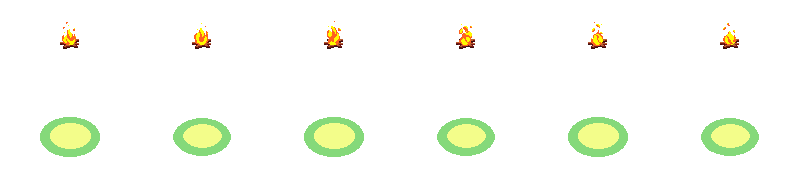
#> input picture bonfire.png, 792 x 184 px
$ python -i conv_img_to_spr.py   (imports and definitions only)
#> lines starting #> are read from the running program, lines starting #| are printed output that depends on the picture

#!/usr/bin/env python3
"""
Image to Sprite Converter - GUI Version
Converts any image format to .spr sprite format based on Half-Life 1 sprite specification.
"""

import struct
import sys
import os
from PIL import Image, ImageTk
import argparse
import tkinter as tk
from tkinter import ttk, filedialog, messagebox, scrolledtext
import threading

class SpriteConverter:
    def __init__(self):
        self.SPRITE_ID = b'IDSP'  # Format ID
        self.VERSION = 2          # HL1 sprite version
        self.TYPE_VP_PARALLEL_UPRIGHT = 0
        self.TYPE_FACING_UPRIGHT = 1
        self.TYPE_VP_PARALLEL = 2
        self.TYPE_ORIENTED = 3
        self.TYPE_VP_PARALLEL_ORIENTED = 4

        self.TEXT_NORMAL = 0
        self.TEXT_ADDITIVE = 1
        self.TEXT_INDEXALPHA = 2
        self.TEXT_ALPHTEST = 3

        # Frame types
        self.FRAME_TYPE_SINGLE = 0
        self.FRAME_TYPE_GROUP = 2

    def create_palette(self, image, preserve_transparency=True):
        """Create a 256-color palette from the image with optional transparency support."""
        has_transparency = False
        transparency_index = 255  # Reserve last color for transparency

        # Check if image has transparency
        if image.mode in ('RGBA', 'LA') or 'transparency' in image.info:
            has_transparency = True

        # Convert to appropriate mode for palette generation
        if has_transparency and preserve_transparency:
            if image.mode != 'RGBA':
                image = image.convert('RGBA')
            # Create a version without fully transparent pixels for palette generation
            palette_image = Image.new('RGB', image.size, (0, 0, 0))
            for x in range(image.width):
                for y in range(image.height):
                    pixel = image.getpixel((x, y))
                    if len(pixel) >= 4 and pixel[3] > 0:  # Not fully transparent
                        palette_image.putpixel((x, y), pixel[:3])

            # Quantize to 255 colors (reserve one for transparency)
            quantized = palette_image.quantize(colors=255, method=Image.Quantize.MEDIANCUT)
            palette = quantized.getpalette()
        else:
            # Standard RGB handling
            if image.mode != 'RGB':
                image = image.convert('RGB')
            quantized = image.quantize(colors=256, method=Image.Quantize.MEDIANCUT)
            palette = quantized.getpalette()

        # Ensure we have exactly 256 colors (768 bytes for RGB)
        if len(palette) < 768:
            palette.extend([0] * (768 - len(palette)))
        elif len(palette) > 768:
            palette = palette[:768]

        # Set transparency color (typically magenta for sprite transparency)
        if has_transparency and preserve_transparency:
            palette[transparency_index * 3:transparency_index * 3 + 3] = [255, 0, 255]  # Magenta

        return palette, quantized, has_transparency, transparency_index

    def extract_frames_from_image(self, image, frame_width, frame_height,
                                 frames_layout='auto', frames_count=None):
        """Extract multiple frames from an image."""
        frames = []

        if frames_layout == 'single':
            # Single frame - resize if needed
            if image.size != (frame_width, frame_height):
                image = image.resize((frame_width, frame_height), Image.Resampling.LANCZOS)
            frames.append(image)

        elif frames_layout == 'horizontal':
            # Horizontal strip (frames arranged left to right)
            if frames_count is None:
                frames_count = image.width // frame_width

            for i in range(frames_count):
                left = i * frame_width
                right = left + frame_width
                if right > image.width:
                    break

                frame = image.crop((left, 0, right, image.height))
                if frame.height != frame_height:
                    frame = frame.resize((frame_width, frame_height), Image.Resampling.LANCZOS)
                frames.append(frame)

        elif frames_layout == 'vertical':
            # Vertical strip (frames arranged top to bottom)
            if frames_count is None:
                frames_count = image.height // frame_height

            for i in range(frames_count):
                top = i * frame_height
                bottom = top + frame_height
                if bottom > image.height:
                    break

                frame = image.crop((0, top, image.width, bottom))
                if frame.width != frame_width:
                    frame = frame.resize((frame_width, frame_height), Image.Resampling.LANCZOS)
                frames.append(frame)

        elif frames_layout == 'grid':
            # Grid layout (requires frames_count to determine grid size)
            if frames_count is None:
                frames_count = 1

            # Calculate grid dimensions
            cols = int((image.width + frame_width - 1) // frame_width)
            rows = int((image.height + frame_height - 1) // frame_height)
            max_possible_frames = cols * rows

            actual_frames = min(frames_count, max_possible_frames)

            for i in range(actual_frames):
                col = i % cols
                row = i // cols

                if row >= rows:
                    break

                left = col * frame_width
                top = row * frame_height
                right = min(left + frame_width, image.width)
                bottom = min(top + frame_height, image.height)

                frame = image.crop((left, top, right, bottom))
                if frame.size != (frame_width, frame_height):
                    frame = frame.resize((frame_width, frame_height), Image.Resampling.LANCZOS)
                frames.append(frame)

        elif frames_layout == 'auto':
            # Auto-detect based on image dimensions and frame size
            if image.width >= image.height:
                # Wider image - assume horizontal strip
                return self.extract_frames_from_image(image, frame_width, frame_height, 'horizontal', frames_count)
            else:
                # Taller image - assume vertical strip
                return self.extract_frames_from_image(image, frame_width, frame_height, 'vertical', frames_count)

        return frames

    def parse_group_config(self, group_config, total_frames):
        """Parse group configuration string into frame groups with intervals."""
        if not group_config:
            return None

        groups = {}

        # Split by semicolon for different groups
        group_parts = group_config.split(';')

        for group_part in group_parts:
            group_part = group_part.strip()
            if not group_part:
                continue

            # Parse group format: "group_id:frame_start-frame_end:interval1,interval2,..."
            # or "group_id:frame_indices:intervals"
            parts = group_part.split(':')
            if len(parts) < 2:
                continue

            try:
                group_id = int(parts[0])

                # Parse frame specification
                if '-' in parts[1]:
                    # Range format: "0-3" means frames 0,1,2,3
                    start, end = map(int, parts[1].split('-'))
                    frame_indices = list(range(start, end + 1))
                else:
                    # Comma-separated indices: "0,2,4"
                    frame_indices = [int(x.strip()) for x in parts[1].split(',')]

                # Parse intervals
                intervals = []
                if len(parts) >= 3 and parts[2]:
                    intervals = [float(x.strip()) for x in parts[2].split(',')]
                else:
                    # Default intervals (0.1 seconds per frame)
                    intervals = [0.1] * len(frame_indices)

                # Extend or trim intervals to match frame count
                if len(intervals) < len(frame_indices):
                    intervals.extend([intervals[-1] if intervals else 0.1] * (len(frame_indices) - len(intervals)))
                elif len(intervals) > len(frame_indices):
                    intervals = intervals[:len(frame_indices)]

                groups[group_id] = {
                    'frames': frame_indices,
                    'intervals': intervals
                }

            except (ValueError, IndexError) as e:
                print(f"Warning: Invalid group specification '{group_part}': {e}")
                continue

        return groups if groups else None

    def write_frame_pixels(self, f, frame, palette, has_transparency_final,
                          preserve_transparency, transparency_index):
        """Write frame pixel data to file."""
        if has_transparency_final and preserve_transparency:
            if frame.mode != 'RGBA':
                frame = frame.convert('RGBA')

            # Create indexed version with transparency handling
            for y in range(frame.height):
                for x in range(frame.width):
                    pixel = frame.getpixel((x, y))
                    if len(pixel) >= 4:  # RGBA
                        r, g, b, a = pixel
                        if a < 128:  # Treat as transparent
                            f.write(struct.pack('B', transparency_index))
                        else:
                            # Find closest palette color
                            closest_idx = 0
                            min_dist = float('inf')
                            for pal_idx in range(255):  # Don't use transparency index
                                pal_r = palette[pal_idx * 3]
                                pal_g = palette[pal_idx * 3 + 1]
                                pal_b = palette[pal_idx * 3 + 2]
                                dist = (r - pal_r) ** 2 + (g - pal_g) ** 2 + (b - pal_b) ** 2
                                if dist < min_dist:
                                    min_dist = dist
                                    closest_idx = pal_idx
                            f.write(struct.pack('B', closest_idx))
                    else:  # RGB
                        f.write(struct.pack('B', 0))  # Default to first palette color
        else:
            # Standard RGB handling
            if frame.mode != 'RGB':
                frame = frame.convert('RGB')

            # Quantize frame using the shared palette
            quantized_frame = frame.quantize(colors=256, method=Image.Quantize.MEDIANCUT)

            # Write pixel data
            pixel_data = list(quantized_frame.getdata())
            for pixel in pixel_data:
                f.write(struct.pack('B', pixel))

    def convert_image_to_sprite(self, input_path, output_path=None,
                              sprite_type=2, text_format=0,
                              frame_width=None, frame_height=None,
                              frames_layout='single', frames_count=None,
                              preserve_transparency=True, group_config=None):
        """Convert an image to sprite format with group support and intervals."""
#> called with input_path = '../bonfire.png', sprite_type = 2, text_format = 0, frames_layout = 'single', preserve_transparency = True

        if not os.path.exists(input_path):
            raise FileNotFoundError(f"Input file not found: {input_path}")

        # Open and process image
        try:
            image = Image.open(input_path)
#> image is the input picture: PIL image 792x184 RGBA; mean R, G, B, A 16.2, 20.9, 8.6, 15.8
        except Exception as e:
            raise ValueError(f"Cannot open image: {e}")

        # Check if image has transparency
        has_transparency = (image.mode in ('RGBA', 'LA') or 'transparency' in image.info)
#> has_transparency = True

        # Set output path if not provided
        if output_path is None:
            base_name = os.path.splitext(input_path)[0]
            output_path = f"{base_name}.spr"

        # Handle frame dimensions
        if frame_width is None:
            frame_width = image.width
#> frame_width = 792
        if frame_height is None:
            frame_height = image.height
#> frame_height = 184

        # Extract frames from image
        frames = self.extract_frames_from_image(image, frame_width, frame_height,
                                              frames_layout, frames_count)
#> frames = 1 item

        if not frames:
            raise ValueError("No frames could be extracted from the image")

        print(f"Extracted {len(frames)} frames from image")
#| Extracted 1 frames from image
        if has_transparency and preserve_transparency:
            print("Detected transparency - using RGBA mode")

        # Parse group configuration
        groups = self.parse_group_config(group_config, len(frames))

        # Create frame structure
        frame_structure = []
        used_frames = set()

        if groups:
            # Process groups
            for group_id, group_data in sorted(groups.items()):
                frame_indices = group_data['frames']
                intervals = group_data['intervals']

                # Validate frame indices
                valid_indices = [i for i in frame_indices if 0 <= i < len(frames)]
                if not valid_indices:
                    print(f"Warning: Group {group_id} has no valid frame indices")
                    continue

                # Add group frame
                frame_structure.append({
                    'type': self.FRAME_TYPE_GROUP,
                    'group_id': group_id,
                    'frame_indices': valid_indices,
                    'intervals': intervals[:len(valid_indices)]
                })

                used_frames.update(valid_indices)
                print(f"Group {group_id}: frames {valid_indices}, intervals {intervals[:len(valid_indices)]}")

            # Add remaining frames as single frames
            for i in range(len(frames)):
                if i not in used_frames:
                    frame_structure.append({
                        'type': self.FRAME_TYPE_SINGLE,
                        'frame_index': i
                    })
                    print(f"Single frame: {i}")
        else:
            # No groups - all frames are single frames
            for i in range(len(frames)):
                frame_structure.append({
                    'type': self.FRAME_TYPE_SINGLE,
                    'frame_index': i
                })
#> this loop made 1 pass
#> after the loop, frame_structure = 1 item

        # Create combined image for palette generation
        combined_width = frame_width * min(len(frames), 10)
#> combined_width = 792
        combined_height = frame_height
#> combined_height = 184
        if len(frames) > 10:
            combined_height *= (len(frames) + 9) // 10

        combined_mode = 'RGBA' if (has_transparency and preserve_transparency) else 'RGB'
#> combined_mode = 'RGBA'
        combined_image = Image.new(combined_mode, (combined_width, combined_height),
                                 (0, 0, 0, 0) if combined_mode == 'RGBA' else (0, 0, 0))
#> combined_image: PIL image 792x184 RGBA; every value is 0

        # Paste frames into combined image for palette generation
        for i, frame in enumerate(frames[:100]):
            if has_transparency and preserve_transparency:
                if frame.mode != 'RGBA':
                    frame = frame.convert('RGBA')
            else:
                if frame.mode != 'RGB':
                    frame = frame.convert('RGB')

            col = i % 10
            row = i // 10
            x = col * frame_width
            y = row * frame_height
            if x + frame_width <= combined_width and y + frame_height <= combined_height:
                combined_image.paste(frame, (x, y))
#> this loop made 1 pass
#> (col, row, x, y) on pass 1: (0, 0, 0, 0)

        # Create palette from combined image
        palette, _, has_transparency_final, transparency_index = self.create_palette(combined_image, preserve_transparency)
#> in create_palette, `palette_image = Image.new('RGB', image.size, (0, 0, 0))`: palette_image: PIL image 792x184 RGB; every value is 0
#> after the loop in create_palette, `for x in range(image.width):`:
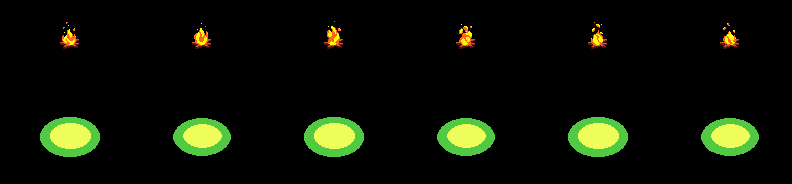
#> palette_image: PIL image 792x184 RGB; mean R, G, B 13.1, 17.8, 5.8
#> in create_palette, `palette = quantized.getpalette()`: palette = [238, 253, 89, 255, 251, 0, 82, 201, 66, 255, 98, 31, 183, 97, 51, 118, 23, 21, 59, 15, 13, 0, 0, 0]
#> palette = 768 values, max 255 at index 3, min 0 at index 5, mean 3.79; has_transparency_final = True; transparency_index = 255

        # Adjust text format for transparency
        if has_transparency_final and preserve_transparency and text_format == 0:
            text_format = self.TEXT_INDEXALPHA

        # Calculate sprite properties
        bounding_radius = max(frame_width, frame_height) / 2.0
#> bounding_radius = 396
        max_width = frame_width
#> max_width = 792
        max_height = frame_height
#> max_height = 184
        nb_sprite_frames = len(frame_structure)  # Number of sprite frames (groups + singles)
#> nb_sprite_frames = 1

        # Write sprite file
        with open(output_path, 'wb') as f:
            # Write sprite header (42 bytes)
            f.write(self.SPRITE_ID)  # 4 bytes
            f.write(struct.pack('<I', self.VERSION))  # 4 bytes
            f.write(struct.pack('<I', sprite_type))  # 4 bytes
            f.write(struct.pack('<I', text_format))  # 4 bytes
            f.write(struct.pack('<f', bounding_radius))  # 4 bytes
            f.write(struct.pack('<I', max_width))  # 4 bytes
            f.write(struct.pack('<I', max_height))  # 4 bytes
            f.write(struct.pack('<I', nb_sprite_frames))  # 4 bytes
            f.write(struct.pack('<f', 0.0))  # beam_length - 4 bytes
            f.write(struct.pack('<I', 0))  # synch_type - 4 bytes
            f.write(struct.pack('<H', 256))  # palette_color_count - 2 bytes

            # Write palette (768 bytes)
            for i in range(0, 768, 3):
                r = palette[i] if i < len(palette) else 0
                g = palette[i+1] if i+1 < len(palette) else 0
                b = palette[i+2] if i+2 < len(palette) else 0
                f.write(struct.pack('BBB', r, g, b))
#> this loop made 256 passes
#> (r, g, b) on passes 1 to 3: (238, 253, 89), (255, 251, 0), (82, 201, 66)

            # Write sprite frames
            for sprite_frame in frame_structure:
                # Write frame type
                f.write(struct.pack('<I', sprite_frame['type']))

                if sprite_frame['type'] == self.FRAME_TYPE_GROUP:
                    # Write group frame
                    frame_indices = sprite_frame['frame_indices']
                    intervals = sprite_frame['intervals']

                    # Write group header
                    f.write(struct.pack('<I', len(frame_indices)))  # nb_frame

                    # Write intervals
                    for interval in intervals:
                        f.write(struct.pack('<f', interval))

                    # Write each frame in group
                    for frame_idx in frame_indices:
                        frame = frames[frame_idx]

                        # Write frame header
                        f.write(struct.pack('<i', 0))  # originX
                        f.write(struct.pack('<i', 0))  # originY
                        f.write(struct.pack('<I', frame_width))  # width
                        f.write(struct.pack('<I', frame_height))  # height

                        # Write pixel data
                        self.write_frame_pixels(f, frame, palette, has_transparency_final,
                                              preserve_transparency, transparency_index)

                else:
                    # Write single frame
                    frame_idx = sprite_frame['frame_index']
                    frame = frames[frame_idx]

                    # Write frame header
                    f.write(struct.pack('<i', 0))  # originX
                    f.write(struct.pack('<i', 0))  # originY
                    f.write(struct.pack('<I', frame_width))  # width
                    f.write(struct.pack('<I', frame_height))  # height

                    # Write pixel data
                    self.write_frame_pixels(f, frame, palette, has_transparency_final,
                                          preserve_transparency, transparency_index)
#> this loop made 1 pass
#> (sprite_frame, frame_idx) on pass 1: ({'type': 0, 'frame_index': 0}, 0)

        print(f"Sprite saved to: {output_path}")
        print(f"Dimensions: {frame_width}x{frame_height}")
#| Dimensions: 792x184
        print(f"Total image frames: {len(frames)}")
#| Total image frames: 1
        print(f"Sprite frames: {nb_sprite_frames}")
#| Sprite frames: 1
        print(f"Colors: 256")
        if has_transparency_final and preserve_transparency:
            print(f"Transparency: Yes (index {transparency_index})")
#| Transparency: Yes (index 255)
        return output_path

class SpriteConverterGUI:
    # [162 lines left out: functions __init__, setup_ui, not called in this run]

    def show_drag_drop_info(self):
        messagebox.showinfo("Drag & Drop",
                           "You can drag and drop image files directly onto this window!")

    # [335 lines left out: functions on_drop, browse_file, browse_output, load_image_preview, auto_dimensions, log and 9 more, not called in this run]

# [23 lines not run here, left out]

>>> result = SpriteConverter().convert_image_to_sprite('../bonfire.png')
